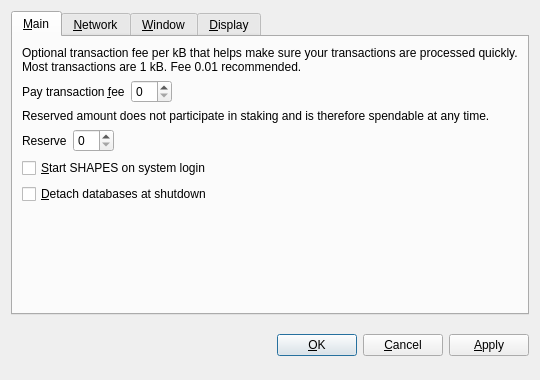
<?xml version="1.0" encoding="UTF-8"?>
<ui version="4.0">
 <class>OptionsDialog</class>
 <widget class="QDialog" name="OptionsDialog">
  <property name="geometry">
   <rect>
    <x>0</x>
    <y>0</y>
    <width>540</width>
    <height>380</height>
   </rect>
  </property>
  <property name="windowTitle">
   <string>Options</string>
  </property>
  <property name="modal">
   <bool>true</bool>
  </property>
  <layout class="QVBoxLayout" name="verticalLayout">
   <item>
    <widget class="QTabWidget" name="tabWidget">
     <property name="tabPosition">
      <enum>QTabWidget::North</enum>
     </property>
     <property name="currentIndex">
      <number>0</number>
     </property>
     <widget class="QWidget" name="tabMain">
      <attribute name="title">
       <string>&amp;Main</string>
      </attribute>
      <layout class="QVBoxLayout" name="verticalLayout_Main">
       <item>
        <widget class="QLabel" name="transactionFeeInfoLabel">
         <property name="text">
          <string>Optional transaction fee per kB that helps make sure your transactions are processed quickly. Most transactions are 1 kB. Fee 0.01 recommended.</string>
         </property>
         <property name="textFormat">
          <enum>Qt::PlainText</enum>
         </property>
         <property name="wordWrap">
          <bool>true</bool>
         </property>
        </widget>
       </item>
       <item>
        <layout class="QHBoxLayout" name="horizontalLayoutFee">
         <item>
          <widget class="QLabel" name="transactionFeeLabel">
           <property name="text">
            <string>Pay transaction &amp;fee</string>
           </property>
           <property name="textFormat">
            <enum>Qt::PlainText</enum>
           </property>
           <property name="buddy">
            <cstring>transactionFee</cstring>
           </property>
          </widget>
         </item>
         <item>
          <widget class="BitcoinAmountField" name="transactionFee"/>
         </item>
         <item>
          <spacer name="horizontalSpacerFee">
           <property name="orientation">
            <enum>Qt::Horizontal</enum>
           </property>
           <property name="sizeHint" stdset="0">
            <size>
             <width>40</width>
             <height>20</height>
            </size>
           </property>
          </spacer>
         </item>
        </layout>
       </item>
       <item>
        <widget class="QLabel" name="reserveBalanceInfoLabel">
         <property name="text">
          <string>Reserved amount does not participate in staking and is therefore spendable at any time.</string>
         </property>
         <property name="textFormat">
          <enum>Qt::PlainText</enum>
         </property>
         <property name="wordWrap">
          <bool>true</bool>
         </property>
        </widget>
       </item>
       <item>
        <layout class="QHBoxLayout" name="horizontalLayoutReserveBalance">
         <item>
          <widget class="QLabel" name="reserveBalanceLabel">
           <property name="text">
            <string>Reserve</string>
           </property>
           <property name="textFormat">
            <enum>Qt::PlainText</enum>
           </property>
           <property name="buddy">
            <cstring>reserveBalance</cstring>
           </property>
          </widget>
         </item>
         <item>
          <widget class="BitcoinAmountField" name="reserveBalance"/>
         </item>
         <item>
          <spacer name="horizontalSpacerReserveBalance">
           <property name="orientation">
            <enum>Qt::Horizontal</enum>
           </property>
           <property name="sizeHint" stdset="0">
            <size>
             <width>40</width>
             <height>20</height>
            </size>
           </property>
          </spacer>
         </item>
        </layout>
       </item>
       <item>
        <widget class="QCheckBox" name="bitcoinAtStartup">
         <property name="toolTip">
          <string>Automatically start SHAPES after logging in to the system.</string>
         </property>
         <property name="text">
          <string>&amp;Start SHAPES on system login</string>
         </property>
        </widget>
       </item>
       <item>
        <widget class="QCheckBox" name="detachDatabases">
         <property name="toolTip">
          <string>Detach block and address databases at shutdown. This means they can be moved to another data directory, but it slows down shutdown. The wallet is always detached.</string>
         </property>
         <property name="text">
          <string>&amp;Detach databases at shutdown</string>
         </property>
        </widget>
       </item>
       <item>
        <spacer name="verticalSpacer_Main">
         <property name="orientation">
          <enum>Qt::Vertical</enum>
         </property>
         <property name="sizeHint" stdset="0">
          <size>
           <width>20</width>
           <height>40</height>
          </size>
         </property>
        </spacer>
       </item>
      </layout>
     </widget>
     <widget class="QWidget" name="tabNetwork">
      <attribute name="title">
       <string>&amp;Network</string>
      </attribute>
      <layout class="QVBoxLayout" name="verticalLayout_Network">
       <item>
        <widget class="QCheckBox" name="mapPortUpnp">
         <property name="toolTip">
          <string>Automatically open the SHAPES client port on the router. This only works when your router supports UPnP and it is enabled.</string>
         </property>
         <property name="text">
          <string>Map port using &amp;UPnP</string>
         </property>
        </widget>
       </item>
       <item>
        <widget class="QCheckBox" name="connectSocks">
         <property name="toolTip">
          <string>Connect to the SHAPES network through a SOCKS proxy (e.g. when connecting through Tor).</string>
         </property>
         <property name="text">
          <string>&amp;Connect through SOCKS proxy:</string>
         </property>
        </widget>
       </item>
       <item>
        <layout class="QHBoxLayout" name="horizontalLayout_Network">
         <item>
          <widget class="QLabel" name="proxyIpLabel">
           <property name="text">
            <string>Proxy &amp;IP:</string>
           </property>
           <property name="textFormat">
            <enum>Qt::PlainText</enum>
           </property>
           <property name="buddy">
            <cstring>proxyIp</cstring>
           </property>
          </widget>
         </item>
         <item>
          <widget class="QValidatedLineEdit" name="proxyIp">
           <property name="maximumSize">
            <size>
             <width>140</width>
             <height>16777215</height>
            </size>
           </property>
           <property name="toolTip">
            <string>IP address of the proxy (e.g. 127.0.0.1)</string>
           </property>
          </widget>
         </item>
         <item>
          <widget class="QLabel" name="proxyPortLabel">
           <property name="text">
            <string>&amp;Port:</string>
           </property>
           <property name="textFormat">
            <enum>Qt::PlainText</enum>
           </property>
           <property name="buddy">
            <cstring>proxyPort</cstring>
           </property>
          </widget>
         </item>
         <item>
          <widget class="QLineEdit" name="proxyPort">
           <property name="maximumSize">
            <size>
             <width>55</width>
             <height>16777215</height>
            </size>
           </property>
           <property name="toolTip">
            <string>Port of the proxy (e.g. 9050)</string>
           </property>
          </widget>
         </item>
         <item>
          <widget class="QLabel" name="socksVersionLabel">
           <property name="text">
            <string>SOCKS &amp;Version:</string>
           </property>
           <property name="textFormat">
            <enum>Qt::PlainText</enum>
           </property>
           <property name="buddy">
            <cstring>socksVersion</cstring>
           </property>
          </widget>
         </item>
         <item>
          <widget class="QValueComboBox" name="socksVersion">
           <property name="toolTip">
            <string>SOCKS version of the proxy (e.g. 5)</string>
           </property>
          </widget>
         </item>
         <item>
          <spacer name="horizontalSpacer_Network">
           <property name="orientation">
            <enum>Qt::Horizontal</enum>
           </property>
           <property name="sizeHint" stdset="0">
            <size>
             <width>40</width>
             <height>20</height>
            </size>
           </property>
          </spacer>
         </item>
        </layout>
       </item>
       <item>
        <spacer name="verticalSpacer_Network">
         <property name="orientation">
          <enum>Qt::Vertical</enum>
         </property>
         <property name="sizeHint" stdset="0">
          <size>
           <width>20</width>
           <height>40</height>
          </size>
         </property>
        </spacer>
       </item>
      </layout>
     </widget>
     <widget class="QWidget" name="tabWindow">
      <attribute name="title">
       <string>&amp;Window</string>
      </attribute>
      <layout class="QVBoxLayout" name="verticalLayout_Window">
       <item>
        <widget class="QCheckBox" name="minimizeToTray">
         <property name="toolTip">
          <string>Show only a tray icon after minimizing the window.</string>
         </property>
         <property name="text">
          <string>&amp;Minimize to the tray instead of the taskbar</string>
         </property>
        </widget>
       </item>
       <item>
        <widget class="QCheckBox" name="minimizeOnClose">
         <property name="toolTip">
          <string>Minimize instead of exit the application when the window is closed. When this option is enabled, the application will be closed only after selecting Quit in the menu.</string>
         </property>
         <property name="text">
          <string>M&amp;inimize on close</string>
         </property>
        </widget>
       </item>
       <item>
        <spacer name="verticalSpacer_Window">
         <property name="orientation">
          <enum>Qt::Vertical</enum>
         </property>
         <property name="sizeHint" stdset="0">
          <size>
           <width>20</width>
           <height>40</height>
          </size>
         </property>
        </spacer>
       </item>
      </layout>
     </widget>
     <widget class="QWidget" name="tabDisplay">
      <attribute name="title">
       <string>&amp;Display</string>
      </attribute>
      <layout class="QVBoxLayout" name="verticalLayout_Display">
       <item>
        <layout class="QHBoxLayout" name="horizontalLayout_1_Display">
         <item>
          <widget class="QLabel" name="langLabel">
           <property name="text">
            <string>User Interface &amp;language:</string>
           </property>
           <property name="textFormat">
            <enum>Qt::PlainText</enum>
           </property>
           <property name="buddy">
            <cstring>lang</cstring>
           </property>
          </widget>
         </item>
         <item>
          <widget class="QValueComboBox" name="lang">
           <property name="toolTip">
            <string>The user interface language can be set here. This setting will take effect after restarting SHAPES.</string>
           </property>
          </widget>
         </item>
        </layout>
       </item>
       <item>
        <layout class="QHBoxLayout" name="horizontalLayout_2_Display">
         <item>
          <widget class="QLabel" name="unitLabel">
           <property name="text">
            <string>&amp;Unit to show amounts in:</string>
           </property>
           <property name="textFormat">
            <enum>Qt::PlainText</enum>
           </property>
           <property name="buddy">
            <cstring>unit</cstring>
           </property>
          </widget>
         </item>
         <item>
          <widget class="QValueComboBox" name="unit">
           <property name="toolTip">
            <string>Choose the default subdivision unit to show in the interface and when sending coins.</string>
           </property>
          </widget>
         </item>
        </layout>
       </item>
       <item>
        <widget class="QCheckBox" name="displayAddresses">
         <property name="toolTip">
          <string>Whether to show SHAPES addresses in the transaction list or not.</string>
         </property>
         <property name="text">
          <string>&amp;Display addresses in transaction list</string>
         </property>
        </widget>
       </item>
       <item>
        <widget class="QCheckBox" name="coinControlFeatures">
         <property name="toolTip">
          <string>Whether to show coin control features or not.</string>
         </property>
         <property name="text">
          <string>Display coin &amp;control features (experts only!)</string>
         </property>
        </widget>
       </item>
       <item>
        <spacer name="verticalSpacer_Display">
         <property name="orientation">
          <enum>Qt::Vertical</enum>
         </property>
         <property name="sizeHint" stdset="0">
          <size>
           <width>20</width>
           <height>40</height>
          </size>
         </property>
        </spacer>
       </item>
      </layout>
     </widget>
    </widget>
   </item>
   <item>
    <layout class="QHBoxLayout" name="horizontalLayout_Buttons">
     <item>
      <spacer name="horizontalSpacer_1">
       <property name="orientation">
        <enum>Qt::Horizontal</enum>
       </property>
       <property name="sizeHint" stdset="0">
        <size>
         <width>40</width>
         <height>48</height>
        </size>
       </property>
      </spacer>
     </item>
     <item>
      <widget class="QLabel" name="statusLabel">
       <property name="font">
        <font>
         <weight>75</weight>
         <bold>true</bold>
        </font>
       </property>
       <property name="text">
        <string/>
       </property>
       <property name="textFormat">
        <enum>Qt::PlainText</enum>
       </property>
       <property name="wordWrap">
        <bool>true</bool>
       </property>
      </widget>
     </item>
     <item>
      <spacer name="horizontalSpacer_2">
       <property name="orientation">
        <enum>Qt::Horizontal</enum>
       </property>
       <property name="sizeHint" stdset="0">
        <size>
         <width>40</width>
         <height>48</height>
        </size>
       </property>
      </spacer>
     </item>
     <item>
      <widget class="QPushButton" name="okButton">
       <property name="text">
        <string>&amp;OK</string>
       </property>
      </widget>
     </item>
     <item>
      <widget class="QPushButton" name="cancelButton">
       <property name="text">
        <string>&amp;Cancel</string>
       </property>
       <property name="autoDefault">
        <bool>false</bool>
       </property>
      </widget>
     </item>
     <item>
      <widget class="QPushButton" name="applyButton">
       <property name="text">
        <string>&amp;Apply</string>
       </property>
       <property name="autoDefault">
        <bool>false</bool>
       </property>
      </widget>
     </item>
    </layout>
   </item>
  </layout>
 </widget>
 <customwidgets>
  <customwidget>
   <class>BitcoinAmountField</class>
   <extends>QSpinBox</extends>
   <header>bitcoinamountfield.h</header>
  </customwidget>
  <customwidget>
   <class>QValueComboBox</class>
   <extends>QComboBox</extends>
   <header>qvaluecombobox.h</header>
  </customwidget>
  <customwidget>
   <class>QValidatedLineEdit</class>
   <extends>QLineEdit</extends>
   <header>qvalidatedlineedit.h</header>
  </customwidget>
 </customwidgets>
 <resources/>
 <connections/>
</ui>
